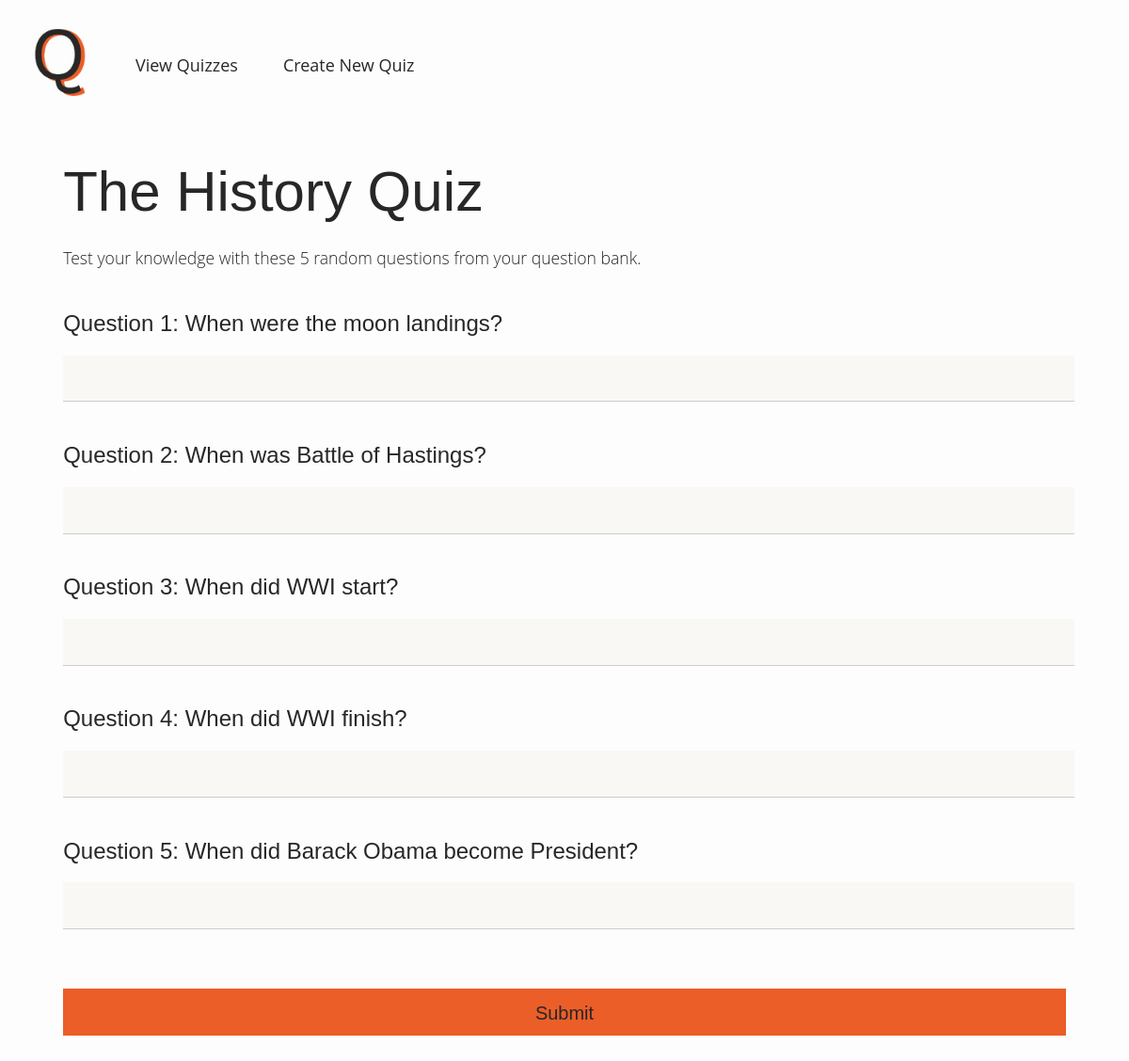
The app's page /play/1 with its own data.
### app/models.py (models this page shows, shortened)
class Quiz(db.Model):
    id = db.Column(db.Integer, primary_key=True)
    name = db.Column(db.String(120), index=True, unique=False)
    questions = db.relationship("Question", backref="questions", lazy="dynamic")

class Question(db.Model):
    id = db.Column(db.Integer, primary_key=True)
    question = db.Column(db.String(120), index=True, unique=False)
    answer = db.Column(db.String(120), index=True, unique=False)
    quiz_id = db.Column(db.Integer, db.ForeignKey("quiz.id"))

### app/routes.py (the view)
@app.route("/play/<quiz_id>", methods=["GET"])
def quiz(quiz_id):
	questions = Question.query.filter_by(quiz_id=quiz_id)
	quiz = Quiz.query.filter_by(id=quiz_id).first()
	quiz_list = random.sample(list(questions), 5)
	ordered_quiz_list = sorted(quiz_list, key=lambda x: x.id)
	return render_template("main.html", questions=ordered_quiz_list, quiz=quiz)

### app/templates/main.html (shortened to what this page needs)
{% extends "base.html" %}
{% block body %}
<div class="quiz">
	<h1>{{ quiz.name }}</h1>
	<p class="tagline">Test your knowledge with these 5 random questions from your question bank.</p>
	<div id="quiz-body">
		<form action="{{ url_for('show_result') }}" method="POST">
			{% for question in questions %}
				<h2>Question {{ loop.index }}: {{ question.question }}</h2>
				<input type="text" name="{{ question.id }}" autocomplete="off">
				<br>
			{% endfor %}
			<input type="submit" value="Submit">
		</form>
	</div>
</div>
{% endblock %}

### app/static/css/main.css (style rules this page uses)
body { align-items: left; background-color: #FDFDFD; }
h1 { font-family: Work Sans, sans-serif; font-weight: 300; font-size: 3.75em; margin-bottom: 0.4em; color: #272727; }
h2 { font-family: Work Sans, sans-serif; font-weight: 500; font-size: 1.5em; color: #272727; }
p { font-family: Open Sans, sans-serif; margin-bottom: 0px; font-size: 1.1em; font-weight: 300; color: #272727; }
input { width: 100%; margin-bottom: 1.3em; }
input[type="text"], textarea { background-color: #F9F8F5; border: none; border-bottom: 1px solid #cccccc; height: 1.75em; font-family: Open Sans, sans-serif; padding: 0.5em 0em 0.5em 0.5em; font-size: 1.1em; font-weight: 300; }
input[type="submit"], textarea, button { background-color: #EB5E28; border: none; padding: 0.75em; height: 2.5em; margin-top: 2em; font-family: Work Sans, sans-serif; font-weight: 400; font-size: 1.25em; text-decoration: none; color: #272727; }
.quiz { margin-left: 5%; margin-right: 5%; margin-bottom: 5%; }
.tagline { margin-bottom: 2.5em; }

### records on screen
Quiz: name "The History Quiz"
Question: question "When were the moon landings?"
Question: question "When was Battle of Hastings?"
Question: question "When did WWI start?"
Question: question "When did WWI finish?"
Question: question "When did Barack Obama become President?"
